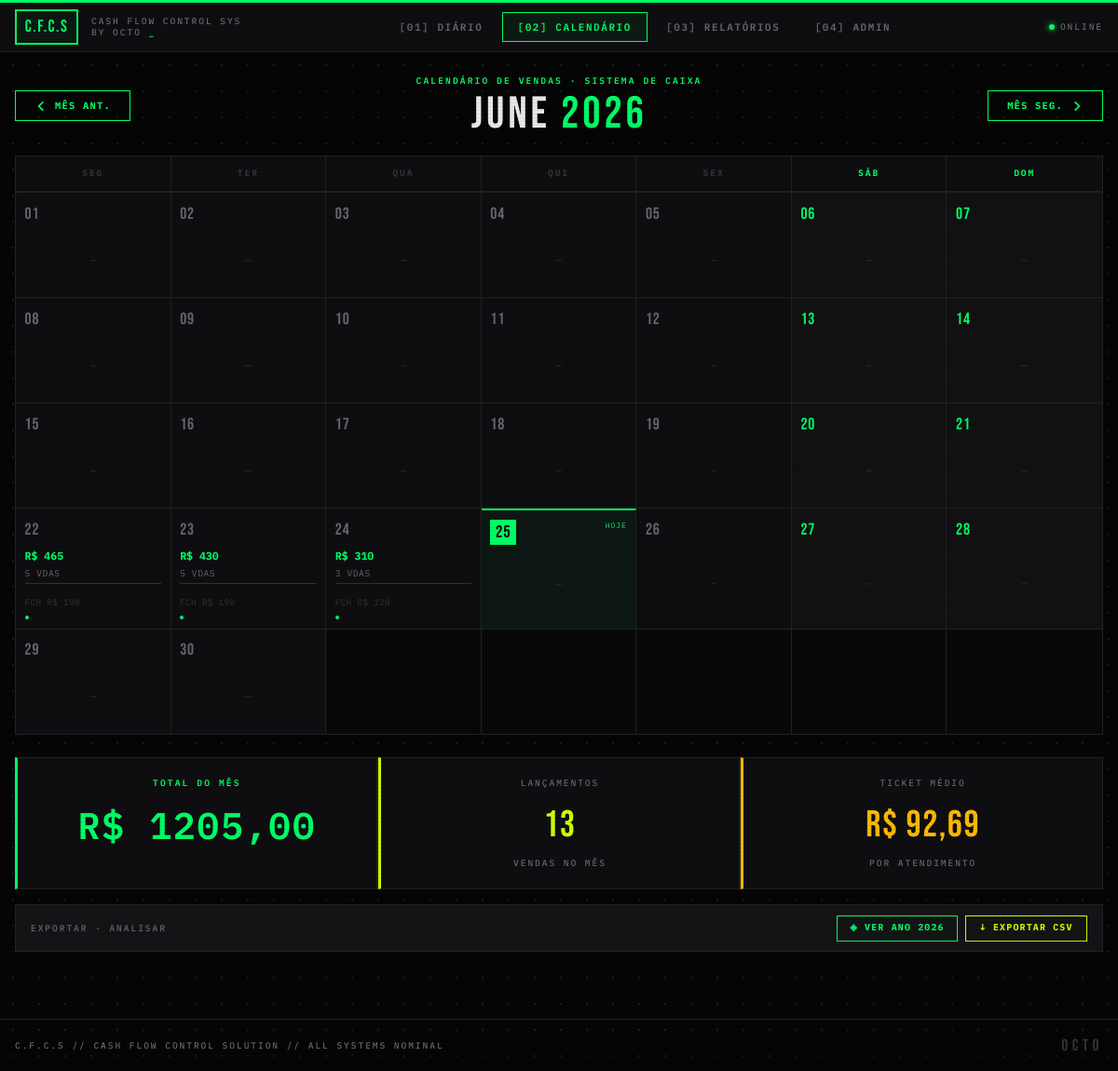
Screenshot of /mes with the database file from the repository.
### tables this page shows
CREATE TABLE caixa_diario (
                data            DATE    PRIMARY KEY,
                abertura_caixa  REAL    NOT NULL DEFAULT 0.0,
                fechamento_caixa REAL   NOT NULL DEFAULT 0.0
            );

### app.py (the view, shortened to what this page needs)
@app.route("/mes", methods=["GET"])
@app.route("/mes/<int:ano>/<int:mes>", methods=["GET"])
def mes(ano=None, mes=None):
    today = date.today()
    if ano is None:
        ano = today.year
    if mes is None:
        mes = today.month
    mes = max(1, min(12, mes))
    cal = calendar.monthcalendar(ano, mes)
    month_name = calendar.month_name[mes]
    first_day = date(ano, mes, 1).isoformat()
    last_day  = date(ano, mes, calendar.monthrange(ano, mes)[1]).isoformat()
    with get_connection() as conn:
        rows = conn.execute(
            """SELECT c.data,
                      c.abertura_caixa,
                      c.fechamento_caixa,
                      COALESCE(SUM(v.valor_venda), 0) as total_vendas,
                      COUNT(v.id) as num_vendas
               FROM caixa_diario c
               LEFT JOIN vendas v ON v.data_venda = c.data
               WHERE c.data >= ? AND c.data <= ?
               GROUP BY c.data""",
            (first_day, last_day),
        ).fetchall()
    dia_map = {r["data"]: dict(r) for r in rows}
    with get_connection() as conn:
        vrows = conn.execute(
            """SELECT data_venda as data, COALESCE(SUM(valor_venda),0) as total_vendas, COUNT(*) as num_vendas
               FROM vendas WHERE data_venda >= ? AND data_venda <= ?
               GROUP BY data_venda""",
            (first_day, last_day),
        ).fetchall()
    for r in vrows:
        key = r["data"]
    if mes == 1:
        prev_ano, prev_mes = ano - 1, 12
    else:
        prev_ano, prev_mes = ano, mes - 1
    if mes == 12:
        next_ano, next_mes = ano + 1, 1
    else:
        next_ano, next_mes = ano, mes + 1
    return render_template(
        "mes.html",
        cal=cal,
        ano=ano,
        mes=mes,
        month_name=month_name,
        dia_map=dia_map,
        today=today.isoformat(),
        prev_ano=prev_ano,
        prev_mes=prev_mes,
        next_ano=next_ano,
        next_mes=next_mes,
        weekdays=["SEG", "TER", "QUA", "QUI", "SEX", "SÁB", "DOM"],
    )

### database.py (called while the page is built)
def get_connection():
    conn = sqlite3.connect(DB_PATH)
    conn.row_factory = sqlite3.Row
    conn.execute("PRAGMA journal_mode=WAL;")
    conn.execute("PRAGMA foreign_keys=ON;")
    return conn

### templates/mes.html (shortened to what this page needs)
{% extends "base.html" %}
{% block content %}
<div class="fade-in" style="display: flex; align-items: center; justify-content: space-between; margin-bottom: 1.25rem;">
  <a href="/mes/{{ prev_ano }}/{{ prev_mes }}" class="btn btn-ghost" style="font-size: 0.65rem;">
    <svg xmlns="http://www.w3.org/2000/svg" style="width:14px;height:14px;" fill="none" viewBox="0 0 24 24" stroke="currentColor" stroke-width="3">
      <path stroke-linecap="square" d="M15 19l-7-7 7-7"/>
    </svg>
    MÊS ANT.
  </a>
  <div style="text-align: center;">
    <div class="sys-label" style="justify-content: center; display: flex; margin-bottom: 0.3rem;">
      CALENDÁRIO DE VENDAS · SISTEMA DE CAIXA
    </div>
    <div class="display" style="font-size: 3rem; letter-spacing: 0.08em; color: var(--txt); line-height: 1;">
      {{ month_name|upper }} <span style="color: var(--neon);">{{ ano }}</span>
    </div>
  </div>
  <a href="/mes/{{ next_ano }}/{{ next_mes }}" class="btn btn-ghost" style="font-size: 0.65rem;">
    MÊS SEG.
    <svg xmlns="http://www.w3.org/2000/svg" style="width:14px;height:14px;" fill="none" viewBox="0 0 24 24" stroke="currentColor" stroke-width="3">
      <path stroke-linecap="square" d="M9 5l7 7-7 7"/>
    </svg>
  </a>
</div>
<div class="card fade-in" style="animation-delay: 0.04s; overflow: hidden; margin-bottom: 1.5rem;">
  <div style="display: grid; grid-template-columns: repeat(7, 1fr); border-bottom: 2px solid var(--bd);">
    {% for wd in weekdays %}
      <div style="padding: 0.7rem 0; text-align: center; border-right: 1px solid var(--bd);
                  {% if loop.index >= 6 %}color: var(--neon); {% else %}color: var(--muted);{% endif %}
                  font-family: 'IBM Plex Mono'; font-size: 0.6rem; font-weight: 700; letter-spacing: 0.2em;
                  {% if loop.last %}border-right: none;{% endif %}">
        {{ wd }}
      </div>
    {% endfor %}
  </div>
  {% for week in cal %}
    <div style="display: grid; grid-template-columns: repeat(7, 1fr); border-bottom: 1px solid var(--bd); {% if loop.last %}border-bottom: none;{% endif %}">
      {% for day in week %}
        {% if day == 0 %}
          <div style="min-height: 7rem; background: #080808; border-right: 1px solid var(--bd); {% if loop.last %}border-right: none;{% endif %}"></div>
        {% else %}
          {% set day_str = '%s-%02d-%02d' % (ano, mes, day) %}
          {% set info = dia_map.get(day_str, {}) %}
          {% set is_today = day_str == today %}
          {% set has_vendas = info.get('num_vendas', 0) > 0 %}
          {% set is_weekend = loop.index >= 6 %}
          <a href="/dia/{{ day_str }}"
             style="min-height: 7rem; display: flex; flex-direction: column; padding: 0.6rem; text-decoration: none;
                    border-right: 1px solid var(--bd);
                    {% if loop.last %}border-right: none;{% endif %}
                    {% if is_today %}background: rgba(0,255,102,0.04); border-top: 2px solid var(--neon); {% endif %}
                    {% if not is_today and is_weekend %}background: rgba(255,255,255,0.01);{% endif %}
                    transition: background 0.12s;"
             onmouseover="this.style.background='rgba(0,255,102,0.04)'"
             onmouseout="this.style.background='{% if is_today %}rgba(0,255,102,0.04){% elif is_weekend %}rgba(255,255,255,0.01){% else %}transparent{% endif %}'">
            <div style="display: flex; align-items: flex-start; justify-content: space-between; margin-bottom: 0.4rem;">
              <span style="
                {% if is_today %}
                  background: var(--neon); color: #050505; padding: 0 0.35rem;
                  font-family: 'Bebas Neue'; font-size: 1.15rem; letter-spacing: 0.05em;
                {% elif is_weekend %}
                  color: var(--neon); font-family: 'Bebas Neue'; font-size: 1.1rem; letter-spacing: 0.05em;
                {% else %}
                  color: var(--dim); font-family: 'Bebas Neue'; font-size: 1.1rem; letter-spacing: 0.05em;
                {% endif %}
              ">{{ "%02d"|format(day) }}</span>
              {% if is_today %}
                <span style="font-family: 'IBM Plex Mono'; font-size: 0.5rem; letter-spacing: 0.12em; color: var(--neon); text-transform: uppercase;">HOJE</span>
              {% endif %}
            </div>
            {% if has_vendas %}
              <div style="flex: 1; display: flex; flex-direction: column; gap: 0.2rem;">
                <div style="color: var(--neon); font-family: 'IBM Plex Mono'; font-size: 0.72rem; font-weight: 700;">
                  R$ {{ "%.0f"|format(info.get('total_vendas', 0)) }}
                </div>
                <div style="color: var(--dim); font-family: 'IBM Plex Mono'; font-size: 0.6rem; letter-spacing: 0.06em;">
                  {{ info.get('num_vendas', 0) }} VDA{% if info.get('num_vendas', 0) != 1 %}S{% endif %}
                </div>
                {% if info.get('fechamento_caixa', 0) > 0 %}
                  <div style="margin-top: auto; padding-top: 0.3rem; border-top: 1px solid var(--muted);">
                    <span style="color: var(--muted); font-family: 'IBM Plex Mono'; font-size: 0.58rem; letter-spacing: 0.04em;">
                      FCH R$ {{ "%.0f"|format(info.get('fechamento_caixa', 0)) }}
                    </span>
                  </div>
                {% endif %}
              </div>
              <div style="width: 4px; height: 4px; border-radius: 50% !important; background: var(--neon); margin-top: 0.3rem;"></div>
            {% else %}
              <div style="flex: 1; display: flex; align-items: center; justify-content: center;">
                <span style="color: var(--muted); font-family: 'IBM Plex Mono'; font-size: 0.65rem;">—</span>
              </div>
            {% endif %}
          </a>
        {% endif %}
      {% endfor %}
    </div>
  {% endfor %}
</div>
{% set total_mes = namespace(val=0.0) %}
{% set count_vendas = namespace(val=0) %}
{% set dias_ativos = namespace(val=0) %}
{% for key, info in dia_map.items() %}
  {% set total_mes.val = total_mes.val + info.get('total_vendas', 0) %}
  {% set count_vendas.val = count_vendas.val + info.get('num_vendas', 0) %}
  {% if info.get('num_vendas', 0) > 0 %}{% set dias_ativos.val = dias_ativos.val + 1 %}{% endif %}
{% endfor %}
<div style="display: grid; grid-template-columns: repeat(3, 1fr); gap: 1px; background: var(--bd);" class="fade-in" style="animation-delay: 0.08s;">
  <div class="card" style="padding: 1.25rem; border-left: 3px solid var(--neon); text-align: center;">
    <div class="sys-label" style="justify-content: center; margin-bottom: 0.5rem;">TOTAL DO MÊS</div>
    <div class="display money" style="font-size: 2.5rem; letter-spacing: 0.04em;">
      R$ {{ "%.2f"|format(total_mes.val) | replace('.', ',') }}
    </div>
  </div>
  <div class="card" style="padding: 1.25rem; border-left: 3px solid var(--acid); text-align: center;">
    <div class="sys-label-dim" style="letter-spacing: 0.2em; justify-content: center; margin-bottom: 0.5rem;">LANÇAMENTOS</div>
    <div class="display" style="font-size: 2.5rem; letter-spacing: 0.04em; color: var(--acid);">
      {{ count_vendas.val }}
    </div>
    <div class="sys-label-dim" style="margin-top: 0.25rem;">VENDAS NO MÊS</div>
  </div>
  <div class="card" style="padding: 1.25rem; border-left: 3px solid var(--warn); text-align: center;">
    <div class="sys-label-dim" style="letter-spacing: 0.2em; justify-content: center; margin-bottom: 0.5rem;">TICKET MÉDIO</div>
    <div class="display" style="font-size: 2.5rem; letter-spacing: 0.04em; color: var(--warn);">
      R$ {% if count_vendas.val > 0 %}{{ "%.2f"|format(total_mes.val / count_vendas.val) | replace('.', ',') }}{% else %}0,00{% endif %}
    </div>
    <div class="sys-label-dim" style="margin-top: 0.25rem;">POR ATENDIMENTO</div>
  </div>
</div>
<div style="display:flex; align-items:center; justify-content:space-between; margin-top:1rem; padding: 0.65rem 1rem; background:var(--s2); border:1px solid var(--bd);" class="fade-in" style="animation-delay:0.12s;">
  <div class="sys-label-dim">EXPORTAR · ANALISAR</div>
  <div style="display:flex; gap:0.5rem;">
    <a href="/relatorios/{{ ano }}" class="btn btn-ghost" style="font-size:0.62rem; padding:0.35rem 0.85rem;">
      ◈ VER ANO {{ ano }}
    </a>
    <a href="/mes/{{ ano }}/{{ mes }}/csv" class="btn"
       style="font-size:0.62rem; padding:0.35rem 0.9rem; background:transparent; border:1px solid var(--acid); color:var(--acid);">
      ↓ EXPORTAR CSV
    </a>
  </div>
</div>
{% endblock %}

### templates/base.html (style rules this page uses)
:root { --bg: #050505; --s1: #0E0E10; --s2: #141416; --s3: #1C1C1F; --bd: #222226; --bd2: #2E2E34; --neon: #00FF66; --acid: #CCFF00; --warn: #FFB800; --danger: #FF2255; --wa: #25D366; --txt: #E8E8E8; --dim: #666672; --muted: #333338; }
*, *::before, *::after { box-sizing: border-box; border-radius: 0 !important; }
body { background-color: var(--bg); background-image: radial-gradient(circle, #1A1A1E 1px, transparent 1px); background-size: 28px 28px; color: var(--txt); font-family: 'IBM Plex Mono', monospace; min-height: 100vh; }
body::after { content: ''; position: fixed; inset: 0; background: repeating-linear-gradient( 0deg, transparent 0px, transparent 3px, rgba(0, 0, 0, 0.06) 3px, rgba(0, 0, 0, 0.06) 4px ); pointer-events: none; z-index: 9998; }
.card { background: var(--s1); border: 1px solid var(--bd); position: relative; }
.display { font-family: 'Bebas Neue', sans-serif; }
.sys-label { font-family: 'IBM Plex Mono', monospace; font-size: 0.6rem; letter-spacing: 0.22em; text-transform: uppercase; color: var(--neon); font-weight: 600; }
.sys-label-dim { font-family: 'IBM Plex Mono', monospace; font-size: 0.6rem; letter-spacing: 0.2em; text-transform: uppercase; color: var(--dim); font-weight: 500; }
.btn { font-family: 'IBM Plex Mono', monospace; font-weight: 700; letter-spacing: 0.12em; text-transform: uppercase; cursor: pointer; border: none; display: inline-flex; align-items: center; gap: 0.5rem; transition: transform 0.1s, box-shadow 0.1s, background 0.12s; text-decoration: none; white-space: nowrap; }
.btn-ghost { background: transparent; color: var(--neon); border: 1px solid var(--neon); padding: 0.5rem 1.25rem; font-size: 0.72rem; }
.money { color: var(--neon); font-family: 'IBM Plex Mono', monospace; font-weight: 600; }
.fade-in { animation: fadeInUp 0.22s ease both; }

### rows the page displays
caixa_diario: fechamento_caixa "190"
caixa_diario: fechamento_caixa "190"
caixa_diario: fechamento_caixa "120"

### other values shown
{{ month_name|upper }} "JUNE"
{{ ano }} "2026"
{{ wd }} "SEG" "TER" "QUA" "QUI" "SEX" "SÁB" "DOM"
{{ "%02d"|format(day) }} "01" "02" "03" "04" "05" "06" "07" "08" "09" "10" "11" "12" "13" "14" "15" "16" "17" "18" "19" "20" "21" "22" "23" "24" "25" "26" "27" "28" "29" "30"
{{ "%.0f"|format(info.get('total_vendas', 0)) }} "465" "430" "310"
{{ info.get('num_vendas', 0) }} "5" "5" "3"
{{ "%.2f"|format(total_mes.val) | replace('.', ',') }} "1205,00"
{{ count_vendas.val }} "13"
{{ "%.2f"|format(total_mes.val / count_vendas.val) | replace('.', ',') }} "92,69"
